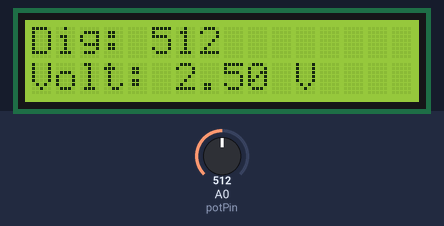
Simulated run of this sketch. Board: Arduino Uno, built with avr-gcc and run on an emulated ATmega328P. On the bench: 16×2 character LCD. The inputs (shaded band) are chosen by the test bench; at power-on: A0 (potPin) = 512.

Above: at 1.7 s.
1.8 s: A0 (potPin) set to 716
At 3.0 s:
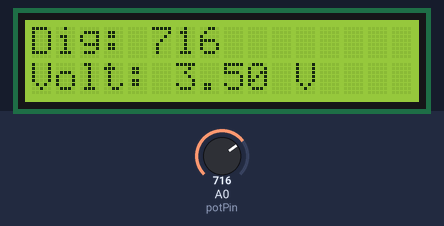
3.5 s: A0 (potPin) set to 900
At 4.7 s:
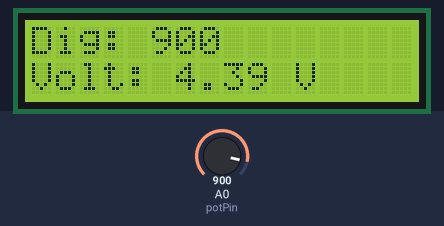
5.1 s: A0 (potPin) set to 1023
At 6.5 s:
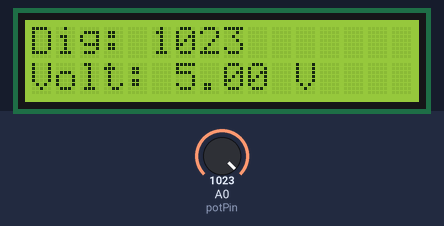
Timing chart, 0 to 8.1 s (numbered marks = the images above; inputs shaded):
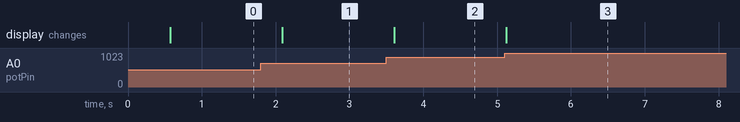

The sketch:

potenciometro.ino
```cpp
#include <LiquidCrystal.h>
// Elaborado por Nelson Andino y Andres Cardenas

#define LCD_RS 8
#define LCD_EN 9
#define LCD_D4 10
#define LCD_D5 11
#define LCD_D6 12
#define LCD_D7 7

LiquidCrystal lcd(LCD_RS, LCD_EN, LCD_D4, LCD_D5, LCD_D6, LCD_D7);

const int potPin = A0;
int potValue = 0;
float voltage = 0;

void setup() {
  lcd.begin(16, 2);
  lcd.clear();
  lcd.setCursor(0, 0);
  lcd.print("LCD");
  delay(500);
}

void loop() {
  potValue = analogRead(potPin);

  voltage = potValue * (5.0 / 1024.0);

  lcd.clear();

  lcd.setCursor(0, 0);
  lcd.print("Dig: ");
  lcd.print(potValue);

  lcd.setCursor(0, 1);
  lcd.print("Volt: ");
  lcd.print(voltage);
  lcd.print(" V");

  delay(500);
}
```

Measured:
- after the input at 1.8 s, the display: changes after 0.29 s (image 1)
- after the input at 3.5 s, the display: changes after 0.11 s (image 2)
- after the input at 5.1 s, the display: changes at once (image 3)
